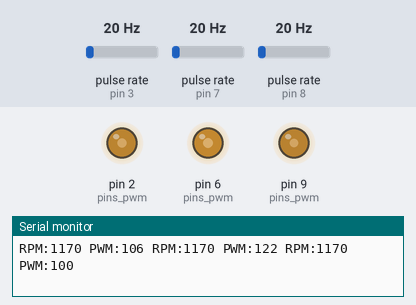
A sketch run on a simulated Arduino Uno, built with avr-gcc and run on an emulated ATmega328P. On the bench: output pins drawn as LEDs (lit = HIGH), the last lines printed to the serial monitor. Wiring (inferred from the names in the program): 3 × pulse sensor: data pin 3 / data pin 7 / data pin 8. Inputs (shaded band) come from the test bench; at power-on: pulse rate (sensors on pin 7, pin 8, pin 3) 20 Hz.

Above: at 1.2 s.
1.3 s: pulse rate (sensor on pin 7) set to 30 Hz
4.3 s: pulse rate (sensor on pin 8) set to 50 Hz
At 5.2 s:
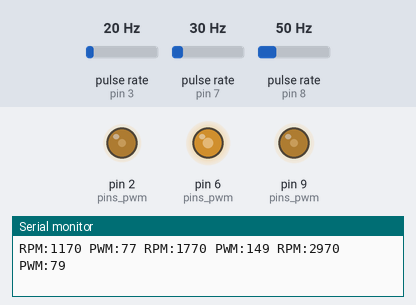
7.3 s: pulse rate (sensor on pin 3) set to 100 Hz
10.3 s: pulse rate (sensor on pin 8) set to 150 Hz
At 11.0 s:
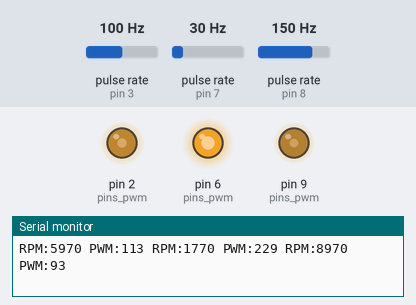
13.3 s: pulse rate (sensor on pin 7) set to 100 Hz
At 14.3 s:
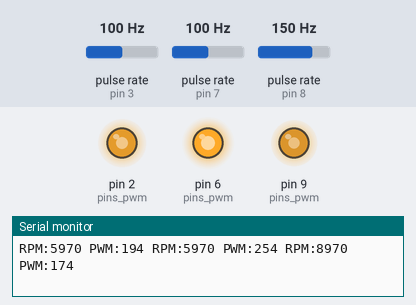
16.3 s: pulse rate (sensor on pin 3) set to 4 Hz
At 17.7 s:
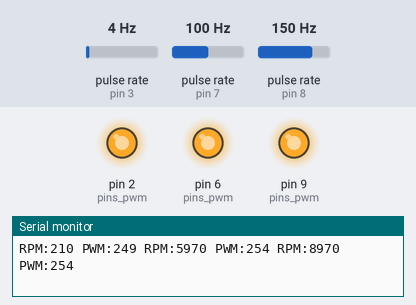
Timing chart, 0 to 33.5 s (numbered marks = the images above; inputs shaded):
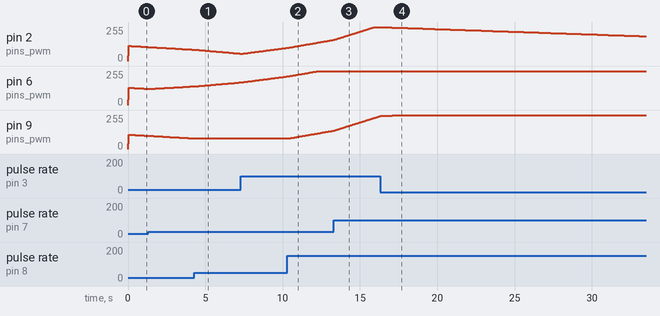

Measured:
- after the input at 4.3 s, pin 9 (pins_pwm): goes on until 4.4 s, then stays 79/255
- after the input at 10.3 s, pin 9 (pins_pwm): moves from 79/255 to 138/255 over 2.9 s, starting after 0.07 s
- after the input at 16.3 s, pin 2 (pins_pwm): moves from 254/255 to 186/255 over 16.8 s, starting after 0.28 s

The sketch:

softpwm_sense_serial_hard_coded.ino
```cpp
#include <SoftPWM.h>

// GPU, CPU, Case
int pins_pwm[] = {2, 6, 9};
int pins_pulse[] = {3, 7, 8};

// gaming
int values_pwm[] = {114, 130, 108};
int rpm_targets[] = {3000, 1500, 3000};

// leisure
// int values_pwm[] = {192, 64, 160};
// int rpm_targets[] = {2000, 2000, 2500};

void setup()
{
  Serial.begin(19200);
  SoftPWMBegin();

  for (int i = 0; i < 3; i++) {
    pinMode(pins_pulse[i], INPUT);
    digitalWrite(pins_pulse[i],HIGH);

    SoftPWMSetFadeTime(pins_pwm[i], 100, 100);
    SoftPWMSet(pins_pwm[i], values_pwm[i]);
  }
}

void loop()
{
  for (int i = 0; i < 3; i++) {
    unsigned long pulseDuration = pulseIn(pins_pulse[i], LOW);
    //Serial.print("Duration: ");
    //Serial.print(pulseDuration);
    //Serial.print(" ");

    double frequency = 1000000/pulseDuration;
    //Serial.print("Frequency:");
    //Serial.print(frequency);
    //Serial.print(" ");

    int rpm = frequency/2*60;
    Serial.print("RPM:");
    Serial.print(rpm);
    Serial.print(" ");

    if (rpm > rpm_targets[i] + 0.03 * rpm_targets[i]) {
      values_pwm[i] = values_pwm[i] + 1;
    }
    if (values_pwm[i] > 254) {
      values_pwm[i] = 254;
    }

    if (rpm < rpm_targets[i] - 0.03 * rpm_targets[i]) {
      values_pwm[i] = values_pwm[i] - 1;
    }
    if (values_pwm[i] < 1) {
      values_pwm[i] = 1;
    }

    Serial.print("PWM:");
    Serial.print(values_pwm[i]);
    Serial.print(" ");

    SoftPWMSet(pins_pwm[i], values_pwm[i]);
  }
  Serial.println();
}
```
